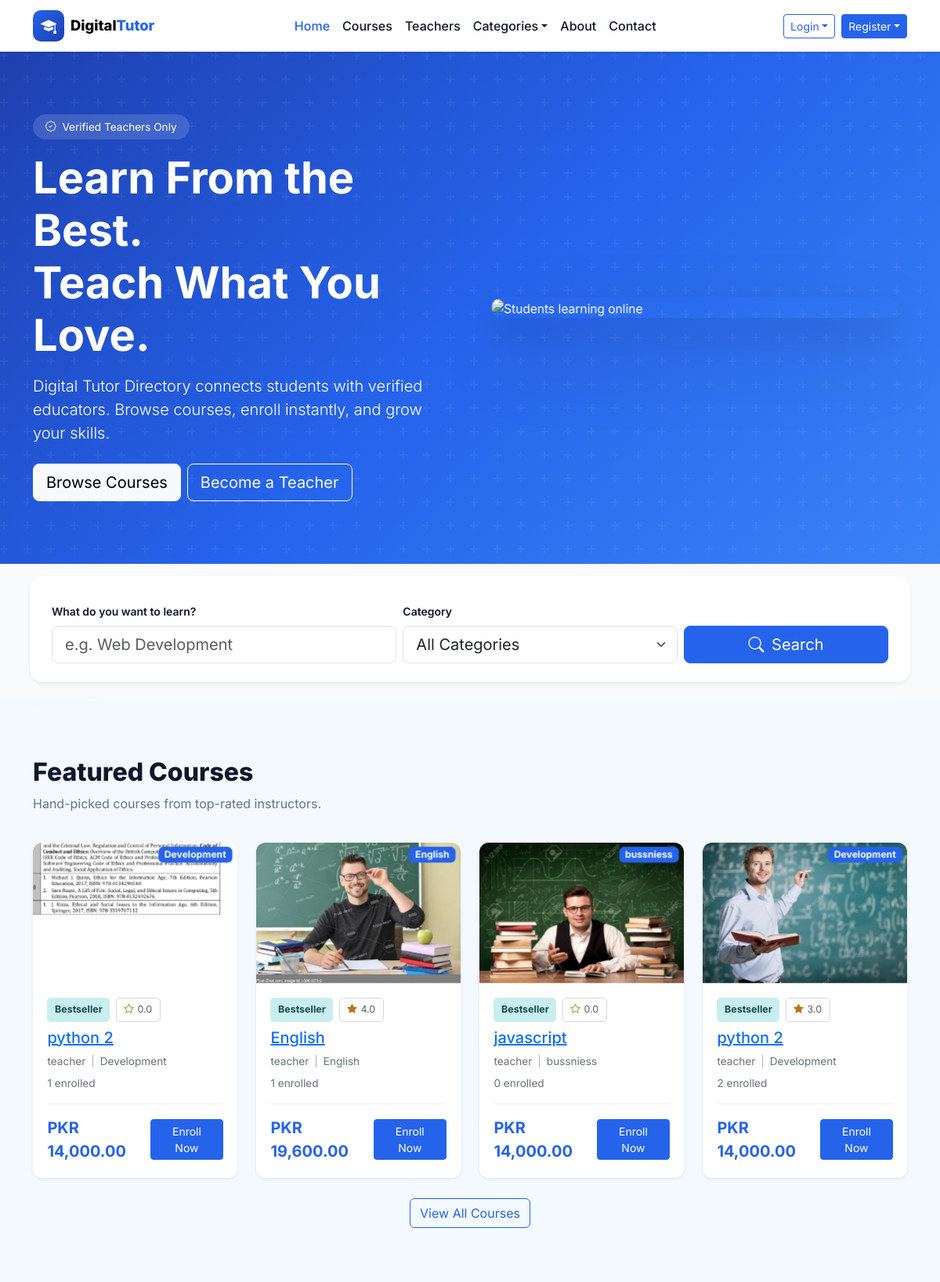
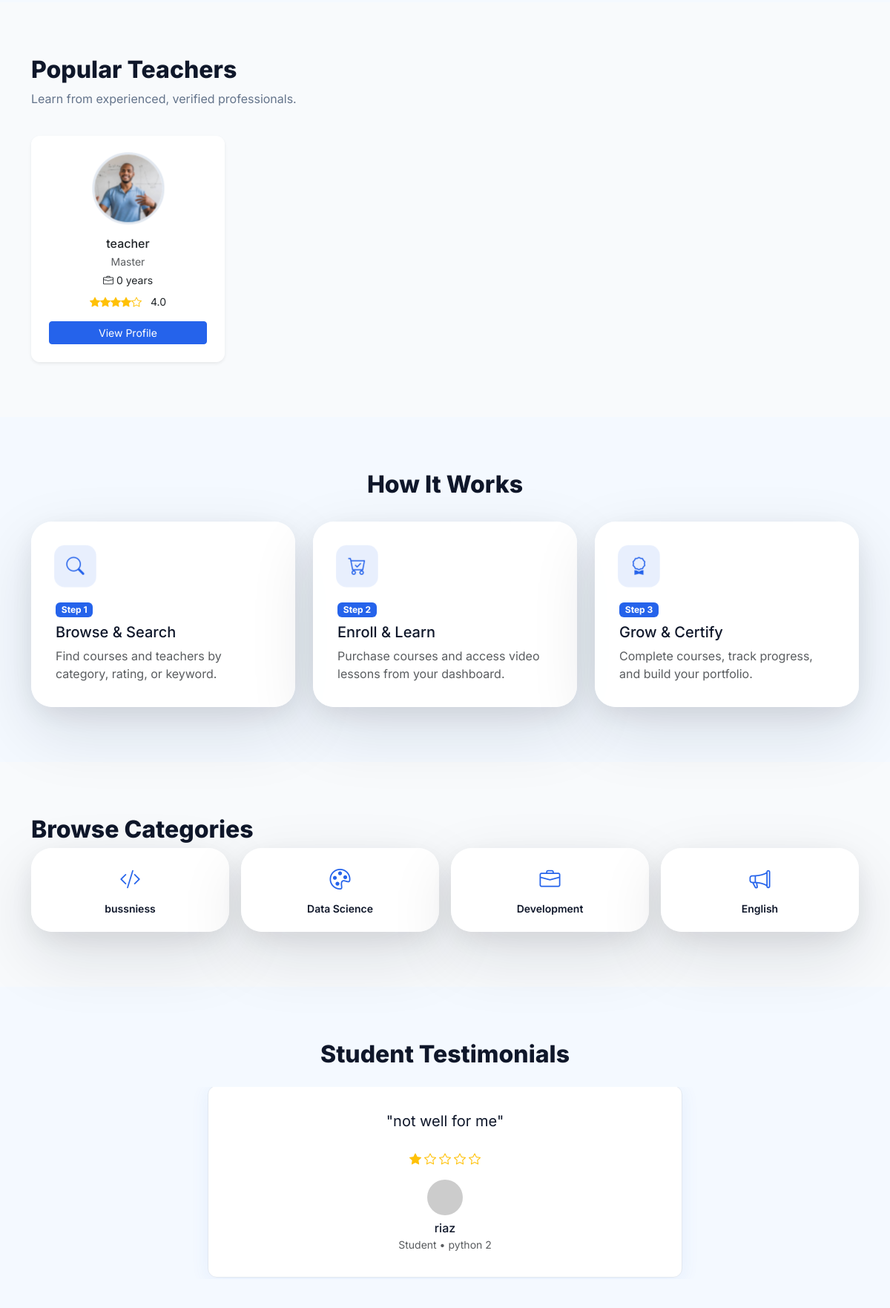
Page /pages/home.php (upper part) on the committed database (2 pictures, top to bottom).
### tables this page shows
CREATE TABLE courses (
  id INT UNSIGNED AUTO_INCREMENT PRIMARY KEY,
  teacher_id INT UNSIGNED NOT NULL,
  category_id INT UNSIGNED NOT NULL,
  title VARCHAR(200) NOT NULL,
  slug VARCHAR(220) NOT NULL,
  description TEXT NOT NULL,
  price DECIMAL(12,6) NOT NULL DEFAULT 0.000000,
  thumb VARCHAR(255) DEFAULT 'assets/images/avatars/placeholder.svg',
  status ENUM('draft','pending','published','rejected') NOT NULL DEFAULT 'pending',
  rating DECIMAL(3,2) NOT NULL DEFAULT 0,
  created_at TIMESTAMP DEFAULT CURRENT_TIMESTAMP,
  updated_at TIMESTAMP DEFAULT CURRENT_TIMESTAMP ON UPDATE CURRENT_TIMESTAMP,
  FOREIGN KEY (teacher_id) REFERENCES users(id) ON DELETE CASCADE,
  FOREIGN KEY (category_id) REFERENCES categories(id),
  INDEX idx_courses_status (status),
  INDEX idx_courses_teacher (teacher_id)
);

CREATE TABLE categories (
  id INT UNSIGNED AUTO_INCREMENT PRIMARY KEY,
  name VARCHAR(80) NOT NULL UNIQUE,
  slug VARCHAR(80) NOT NULL UNIQUE
);

CREATE TABLE users (
  id INT UNSIGNED AUTO_INCREMENT PRIMARY KEY,
  name VARCHAR(120) NOT NULL,
  email VARCHAR(190) NOT NULL UNIQUE,
  phone VARCHAR(30) DEFAULT NULL,
  password_hash VARCHAR(255) NOT NULL,
  role ENUM('student','teacher','admin') NOT NULL DEFAULT 'student',
  status ENUM('active','inactive','pending','pending_verification') NOT NULL DEFAULT 'active',
  email_verified_at TIMESTAMP NULL DEFAULT NULL,
  remember_token_hash VARCHAR(255) DEFAULT NULL,
  remember_token_expires DATETIME DEFAULT NULL,
  bio TEXT DEFAULT NULL,
  avatar VARCHAR(255) DEFAULT NULL,
  created_at TIMESTAMP DEFAULT CURRENT_TIMESTAMP,
  updated_at TIMESTAMP DEFAULT CURRENT_TIMESTAMP ON UPDATE CURRENT_TIMESTAMP,
  INDEX idx_users_role (role),
  INDEX idx_users_status (status)
);

CREATE TABLE `course_reviews` (
  `id` int(10) UNSIGNED NOT NULL,
  `student_id` int(10) UNSIGNED NOT NULL,
  `course_id` int(10) UNSIGNED NOT NULL,
  `teacher_id` int(10) UNSIGNED NOT NULL,
  `course_rating` tinyint(3) UNSIGNED NOT NULL DEFAULT 0,
  `teacher_rating` tinyint(3) UNSIGNED NOT NULL DEFAULT 0,
  `comment` text DEFAULT NULL,
  `created_at` timestamp NOT NULL DEFAULT current_timestamp(),
  `updated_at` timestamp NOT NULL DEFAULT current_timestamp() ON UPDATE current_timestamp()
);

### pages/home.php (the view, shortened to what the rows shown need)
<?php
require_once __DIR__ . '/../components/config.php';
$courses = mockCourses();
$teachers = mockTeachers();
$categories = getCategoriesWithCourses();
require_once __DIR__ . '/../components/head.php';
require_once __DIR__ . '/../components/navbar.php';
?>
<section class="hero">
  <div class="container">
    <div class="row align-items-center g-5">
      <div class="col-lg-6 fade-up">
        <h1 class="display-4 fw-bold mb-3">Learn From the Best.<br>Teach What You Love.</h1>
      </div>
    </div>
  </div>
</section>
<section class="section">
  <div class="container">
    <h2 class="section-title">Featured Courses</h2>
    <div class="row g-4">
      <?php foreach (array_slice($courses, 0, 4) as $course): ?>
      <div class="col-sm-6 col-lg-3 fade-up">
        <?php require __DIR__ . '/../components/course-card.php'; ?>
      </div>
      <?php endforeach; ?>
    </div>
  </div>
</section>
<section class="section section--alt">
  <div class="container">
    <h2 class="section-title">Popular Teachers</h2>
    <div class="row g-4">
      <?php foreach ($teachers as $teacher): ?>
      <div class="col-sm-6 col-lg-3 fade-up">
        <?php require __DIR__ . '/../components/teacher-card.php'; ?>
      </div>
      <?php endforeach; ?>
    </div>
  </div>
</section>
<section class="section">
  <div class="container">
    <h2 class="section-title text-center">How It Works</h2>
  </div>
</section>
<section class="section section--alt">
  <div class="container">
    <h2 class="section-title">Browse Categories</h2>
    <div class="row g-3">
      <?php
      $icons = ['bi-code-slash','bi-palette','bi-briefcase','bi-megaphone','bi-graph-up','bi-camera','bi-music-note','bi-translate'];
      foreach ($categories as $i => $cat):
        $catName = is_array($cat) ? $cat['name'] : $cat;
      ?>
      <div class="col-6 col-md-3 fade-up">
        <a href="<?= url('pages/courses.php?category=' . urlencode($catName)) ?>" class="category-pill">
          <i class="bi <?= $icons[$i % count($icons)] ?>"></i>
          <span class="small fw-semibold"><?= htmlspecialchars($catName) ?></span>
        </a>
      </div>
      <?php endforeach; ?>
    </div>
  </div>
</section>
<section class="section">
  <div class="container">
    <h2 class="section-title text-center mb-4">Student Testimonials</h2>
    <?php $testimonials = get_homepage_testimonials(); ?>
    <?php if (!empty($testimonials)): ?>
    <div id="testimonialCarousel" class="carousel slide" data-bs-ride="carousel">
      <div class="carousel-inner">
        <?php foreach ($testimonials as $i => $t): ?>
        <div class="carousel-item <?= $i === 0 ? 'active' : '' ?>">
          <div class="testimonial-card text-center mx-auto" style="max-width:640px">
            <p class="fs-5 mb-4">"<?= htmlspecialchars($t['text']) ?>"</p>
            <div class="d-flex justify-content-center gap-1 mb-3">
              <?= renderStars((float) ($t['rating'] ?? 0)) ?>
            </div>
            <img src="https://ui-avatars.com/api/?name=<?= urlencode($t['name']) ?>&background=2563EB&color=fff" alt="">
            <h6 class="mt-2 mb-0"><?= htmlspecialchars($t['name']) ?></h6>
            <small class="text-muted"><?= htmlspecialchars($t['role']) ?></small>
          </div>
        </div>
        <?php endforeach; ?>
      </div>
    </div>
    <?php else: ?>
    <div class="text-center text-muted py-3">Student testimonials will appear here once learners leave course reviews.</div>
    <?php endif; ?>
  </div>
</section>
<?php
require_once __DIR__ . '/../components/public-footer-scripts.php';

### components/course-card.php (shortened to what the rows shown need)
<?php $reviewCount = (int) ($course['review_count'] ?? 0); ?>
<?php $displayRating = $reviewCount > 0 ? (float) $course['rating'] : 0.0; ?>
<article class="course-card card h-100 border-0 shadow-sm"
  data-category="<?= htmlspecialchars($course['category']) ?>"
  data-price="<?= (float)$course['price'] ?>"
  data-rating="<?= $displayRating ?>"
  data-teacher="<?= htmlspecialchars($course['teacher']) ?>"
  data-search="<?= htmlspecialchars(strtolower($course['title'] . ' ' . $course['teacher'] . ' ' . $course['category'] . ' ' . ($course['desc'] ?? ''))) ?>">
  <div class="course-card__thumb position-relative overflow-hidden">
    <img src="<?= media_url($course['thumb'], 'assets/images/avatars/placeholder.svg') ?>" class="card-img-top" alt="<?= htmlspecialchars($course['title']) ?>" onerror="this.onerror=null;this.src='<?= media_url('assets/images/avatars/placeholder.svg') ?>'">
    <span class="badge bg-primary position-absolute top-0 end-0 m-2"><?= htmlspecialchars($course['category']) ?></span>
  </div>
  <div class="card-body d-flex flex-column">
    <div class="course-card__meta mb-2">
      <span class="course-card__badge">Bestseller</span>
      <span class="course-card__rating"><i class="bi bi-star<?= $reviewCount > 0 ? '-fill' : '' ?>"></i> <?= number_format($displayRating, 1) ?></span>
    </div>
    <h3 class="h5 card-title mb-2"><a href="<?= url('pages/course-detail.php?id=' . (int)$course['id']) ?>"><?= htmlspecialchars($course['title']) ?></a></h3>
    <p class="course-card__instructor mb-2"><?= htmlspecialchars($course['teacher']) ?><?php if ($course['category'] !== ''): ?> <span aria-hidden="true">|</span> <?= htmlspecialchars($course['category']) ?><?php endif; ?></p>
    <p class="course-card__students mb-3"><?= number_format((int) $course['students']) ?> enrolled</p>
    <div class="mt-auto course-card__footer">
      <strong class="text-primary fs-5"><?= format_course_price((float) $course['price']) ?></strong>
      <a href="<?= url('pages/course-detail.php?id=' . (int)$course['id']) ?>" class="btn btn-primary btn-sm px-3">Enroll Now</a>
    </div>
  </div>
</article>

### components/teacher-card.php (shortened to what the rows shown need)
<?php $teacherSubjects = $teacher['subjects'] ?? array_values(array_filter(array_map('trim', explode(',', (string) ($teacher['subject'] ?? ''))))); ?>
<?php $teacherCategories = $teacher['categories'] ?? $teacherSubjects; ?>
<article class="teacher-card card h-100 border-0 shadow-sm text-center p-4"
  data-category="<?= htmlspecialchars(implode('|', $teacherCategories)) ?>"
  data-subject="<?= htmlspecialchars(implode('|', $teacherSubjects)) ?>"
  data-rating="<?= (float)$teacher['rating'] ?>"
  data-experience="<?= (int)filter_var($teacher['experience'], FILTER_SANITIZE_NUMBER_INT) ?>"
  data-search="<?= htmlspecialchars(strtolower($teacher['name'] . ' ' . $teacher['qualification'] . ' ' . implode(' ', $teacherSubjects) . ' ' . implode(' ', $teacherCategories) . ' ' . $teacher['bio'])) ?>">
  <img src="<?= media_url($teacher['photo']) ?>" class="teacher-card__avatar rounded-circle mx-auto mb-3" alt="<?= htmlspecialchars($teacher['name']) ?>" onerror="this.onerror=null;this.src='<?= media_url('') ?>'">
  <h3 class="h6 mb-1"><?= htmlspecialchars($teacher['name']) ?></h3>
  <p class="text-muted small mb-1"><?= htmlspecialchars($teacher['qualification']) ?></p>
  <p class="small mb-2"><i class="bi bi-briefcase me-1"></i><?= htmlspecialchars($teacher['experience']) ?></p>
  <div class="rating-stars small mb-3">
    <?= renderStars((float)$teacher['rating']) ?>
    <span class="ms-2"><?= number_format($teacher['rating'], 1) ?></span>
  </div>
  <a href="<?= url('pages/teacher-profile.php?id=' . (int)$teacher['id']) ?>" class="btn btn-sm btn-primary w-100">View Profile</a>
</article>

### components/config.php (shortened to what the rows shown need)
<?php
require_once __DIR__ . '/database.php';
require_once __DIR__ . '/payment-config.php';
require_once __DIR__ . '/../includes/data.php';
function url(string $path = ''): string
{
    return rtrim(BASE_URL, '/') . '/' . ltrim($path, '/');
}
function media_url(?string $path, string $fallback = 'assets/images/avatars/placeholder.svg'): string
{
    $path = trim((string) $path);
    $fallback = trim($fallback);
    $projectRoot = dirname(__DIR__) . DIRECTORY_SEPARATOR;
    $resolveExistingPath = function (string $candidate) use ($projectRoot): ?string {
        if ($candidate === '') {
            return null;
        }
        if (preg_match('#^https?://#i', $candidate)) {
            return $candidate;
        }
        if (str_starts_with($candidate, BASE_URL . '/')) {
            return $candidate;
        }
        if (str_starts_with($candidate, '/')) {
            $candidate = ltrim($candidate, '/');
        }
        $relativePath = ltrim($candidate, '/');
        $fullPath = $projectRoot . str_replace('/', DIRECTORY_SEPARATOR, $relativePath);
        if ($relativePath !== '' && file_exists($fullPath)) {
            return url($relativePath);
        }
        return null;
    };
    if ($path !== '') {
        $resolvedPath = $resolveExistingPath($path);
        if ($resolvedPath !== null) {
            return $resolvedPath;
        }
    }
    if ($fallback !== '') {
        $resolvedFallback = $resolveExistingPath($fallback);
        if ($resolvedFallback !== null) {
            return $resolvedFallback;
        }
    }
    return url($fallback !== '' ? $fallback : 'assets/images/avatars/placeholder.svg');
}
function renderStars(float $rating, int $max = 5): string
{
    $html = '';
    for ($i = 1; $i <= $max; $i++) {
        if ($rating >= $i) {
            $html .= '<i class="bi bi-star-fill text-warning"></i>';
        } elseif ($rating >= $i - 0.5) {
            $html .= '<i class="bi bi-star-half text-warning"></i>';
        } else {
            $html .= '<i class="bi bi-star text-warning"></i>';
        }
    }
    return $html;
}
function mockCourses(): array { return getCourses(true); }
function mockTeachers(): array { return getTeachers(true); }

### rows in the picture
courses: thumb (picture), category.name "Development", displayRating "0.0", title "python 2", teacher.name "teacher", students "1", price "PKR 14,000.00"
courses: thumb (picture), category.name "English", displayRating "4.0", title "English", teacher.name "teacher", students "1", price "PKR 19,600.00"
courses: thumb (picture), category.name "bussniess", displayRating "0.0", title "javascript", teacher.name "teacher", students "0", price "PKR 14,000.00"
courses: thumb (picture), category.name "Development", displayRating "3.0", title "python 2", teacher.name "teacher", students "2", price "PKR 14,000.00"
users: avatar (picture), name "teacher", qualification "Master", experience "0 years", rating "4.0"
categories: name "bussniess"
categories: name "Data Science"
categories: name "Development"
categories: name "English"
course_reviews: comment "not well for me", course_rating 1 (drawn), users.name "riaz", role "Student • python 2"

### other values in the picture
$step['title'] "Browse & Search"
$step['text'] "Find courses and teachers by category, rating, or keyword."
$step['title'] "Enroll & Learn"
$step['text'] "Purchase courses and access video lessons from your dashboard."
$step['title'] "Grow & Certify"
$step['text'] "Complete courses, track progress, and build your portfolio."
